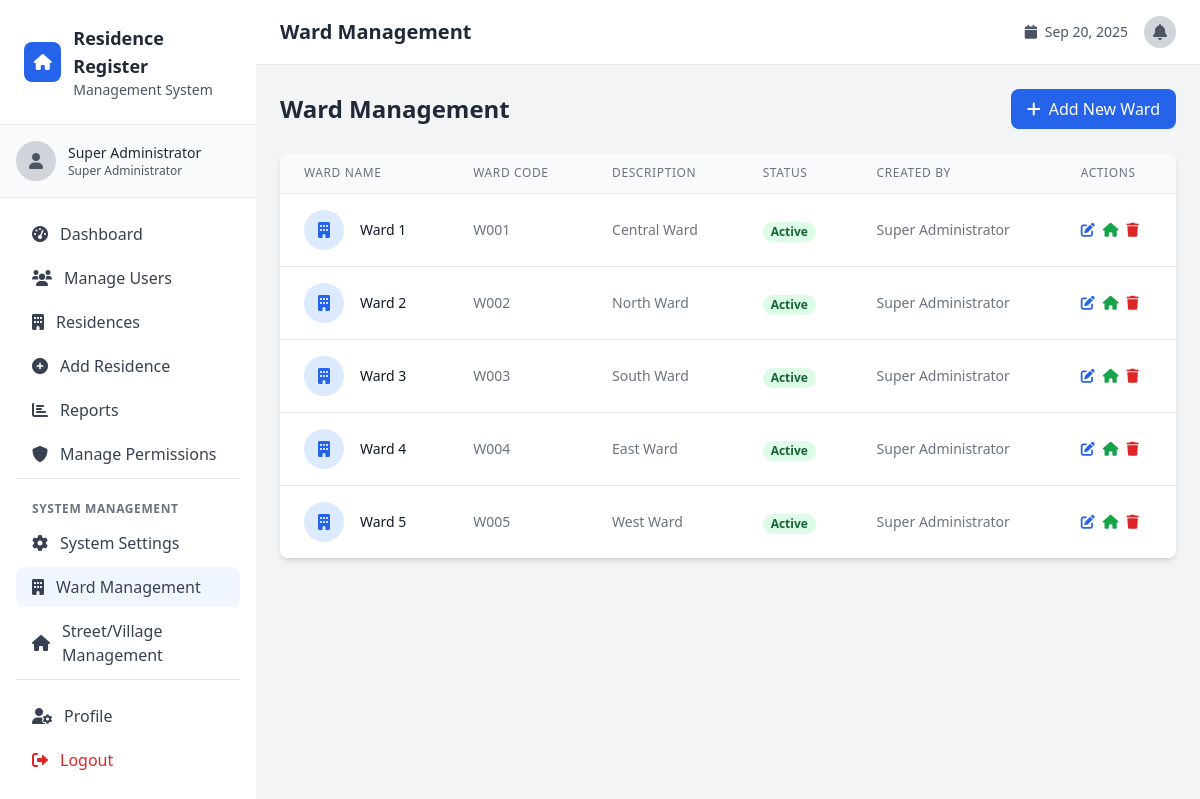
/ward_management.php (signed in), run on the app's committed database.
### tables this page shows
CREATE TABLE wards (
    id INT AUTO_INCREMENT PRIMARY KEY,
    ward_name VARCHAR(255) NOT NULL,
    ward_code VARCHAR(20) UNIQUE NOT NULL,
    description TEXT,
    is_active BOOLEAN DEFAULT TRUE,
    created_by INT NULL,
    created_at TIMESTAMP DEFAULT CURRENT_TIMESTAMP,
    updated_at TIMESTAMP DEFAULT CURRENT_TIMESTAMP ON UPDATE CURRENT_TIMESTAMP
);

CREATE TABLE users (
    id INT AUTO_INCREMENT PRIMARY KEY,
    full_name VARCHAR(255) NOT NULL,
    username VARCHAR(100) UNIQUE NOT NULL,
    password VARCHAR(255) NOT NULL,
    role ENUM('super_admin', 'admin', 'weo', 'veo') NOT NULL,
    nida_number VARCHAR(20) UNIQUE NOT NULL,
    assigned_ward_id INT NULL,
    assigned_village_id INT NULL,
    created_at TIMESTAMP DEFAULT CURRENT_TIMESTAMP,
    updated_at TIMESTAMP DEFAULT CURRENT_TIMESTAMP ON UPDATE CURRENT_TIMESTAMP,
    is_active BOOLEAN DEFAULT TRUE,
    FOREIGN KEY (assigned_ward_id) REFERENCES wards(id),
    FOREIGN KEY (assigned_village_id) REFERENCES villages(id)
);

### includes/functions.php (called while the page is built, shortened)
<?php
function getAllWards() {
    global $pdo;
    try {
        $stmt = $pdo->query("SELECT w.*, u.full_name as created_by_name FROM wards w
                            LEFT JOIN users u ON w.created_by = u.id
                            ORDER BY w.ward_name");
        return $stmt->fetchAll();
    } catch (PDOException $e) {
        return [];
    }
}
?>

### ward_management.php (the view, shortened to what this page needs)
<?php
require_once 'config/database.php';
require_once 'includes/functions.php';
$wards = getAllWards();
include 'includes/header.php';
?>
<div class="space-y-6">
    <div class="flex justify-between items-center">
        <h1 class="text-2xl font-bold text-gray-800">Ward Management</h1>
        <button onclick="openCreateModal()" class="bg-blue-600 text-white px-4 py-2 rounded-lg hover:bg-blue-700 transition duration-200">
            <i class="fas fa-plus mr-2"></i>Add New Ward
        </button>
    </div>
    <div class="bg-white rounded-lg shadow-md overflow-hidden">
        <div class="overflow-x-auto">
            <table class="min-w-full divide-y divide-gray-200">
                <thead class="bg-gray-50">
                    <tr>
                        <th class="px-6 py-3 text-left text-xs font-medium text-gray-500 uppercase tracking-wider">Ward Name</th>
                        <th class="px-6 py-3 text-left text-xs font-medium text-gray-500 uppercase tracking-wider">Ward Code</th>
                        <th class="px-6 py-3 text-left text-xs font-medium text-gray-500 uppercase tracking-wider">Description</th>
                        <th class="px-6 py-3 text-left text-xs font-medium text-gray-500 uppercase tracking-wider">Status</th>
                        <th class="px-6 py-3 text-left text-xs font-medium text-gray-500 uppercase tracking-wider">Created By</th>
                        <th class="px-6 py-3 text-left text-xs font-medium text-gray-500 uppercase tracking-wider">Actions</th>
                    </tr>
                </thead>
                <tbody class="bg-white divide-y divide-gray-200">
                    <?php foreach ($wards as $ward): ?>
                    <tr class="hover:bg-gray-50">
                        <td class="px-6 py-4 whitespace-nowrap">
                            <div class="flex items-center">
                                <div class="w-10 h-10 bg-blue-100 rounded-full flex items-center justify-center">
                                    <i class="fas fa-building text-blue-600"></i>
                                </div>
                                <div class="ml-4">
                                    <div class="text-sm font-medium text-gray-900">
                                        <?php echo htmlspecialchars($ward['ward_name']); ?>
                                    </div>
                                </div>
                            </div>
                        </td>
                        <td class="px-6 py-4 whitespace-nowrap text-sm text-gray-500">
                            <?php echo htmlspecialchars($ward['ward_code']); ?>
                        </td>
                        <td class="px-6 py-4 text-sm text-gray-500">
                            <div class="max-w-xs truncate">
                                <?php echo htmlspecialchars($ward['description'] ?: 'No description'); ?>
                            </div>
                        </td>
                        <td class="px-6 py-4 whitespace-nowrap">
                            <span class="px-2 inline-flex text-xs leading-5 font-semibold rounded-full
                                <?php echo $ward['is_active'] ? 'bg-green-100 text-green-800' : 'bg-red-100 text-red-800'; ?>">
                                <?php echo $ward['is_active'] ? 'Active' : 'Inactive'; ?>
                            </span>
                        </td>
                        <td class="px-6 py-4 whitespace-nowrap text-sm text-gray-500">
                            <?php echo htmlspecialchars($ward['created_by_name'] ?? 'Unknown'); ?>
                        </td>
                        <td class="px-6 py-4 whitespace-nowrap text-sm font-medium">
                            <div class="flex space-x-2">
                                <button onclick="openEditModal(<?php echo htmlspecialchars(json_encode($ward)); ?>)"
                                        class="text-blue-600 hover:text-blue-900">
                                    <i class="fas fa-edit"></i>
                                </button>
                                <a href="village_management.php?ward_id=<?php echo $ward['id']; ?>"
                                   class="text-green-600 hover:text-green-900"
                                   title="Manage Streets/Villages">
                                    <i class="fas fa-home"></i>
                                </a>
                                <a href="?delete=<?php echo $ward['id']; ?>"
                                   class="text-red-600 hover:text-red-900"
                                   onclick="return confirmDelete('Are you sure you want to delete this ward? This will also delete all associated villages.')"
                                   title="Delete Ward">
                                    <i class="fas fa-trash"></i>
                                </a>
                            </div>
                        </td>
                    </tr>
                    <?php endforeach; ?>
                </tbody>
            </table>
        </div>
    </div>
</div>
<?php include 'includes/footer.php'; ?>

### data on the page
wards: ward_name "Ward 1", ward_code "W001", description "Central Ward", is_active "Active", created_by.full_name "Super Administrator"
wards: ward_name "Ward 2", ward_code "W002", description "North Ward", is_active "Active", created_by.full_name "Super Administrator"
wards: ward_name "Ward 3", ward_code "W003", description "South Ward", is_active "Active", created_by.full_name "Super Administrator"
wards: ward_name "Ward 4", ward_code "W004", description "East Ward", is_active "Active", created_by.full_name "Super Administrator"
wards: ward_name "Ward 5", ward_code "W005", description "West Ward", is_active "Active", created_by.full_name "Super Administrator"

### other printed values
$_SESSION['user_name'] "Super Administrator"
getRoleDisplayName($_SESSION['user_role']) "Super Administrator"
$page_title "Ward Management"
